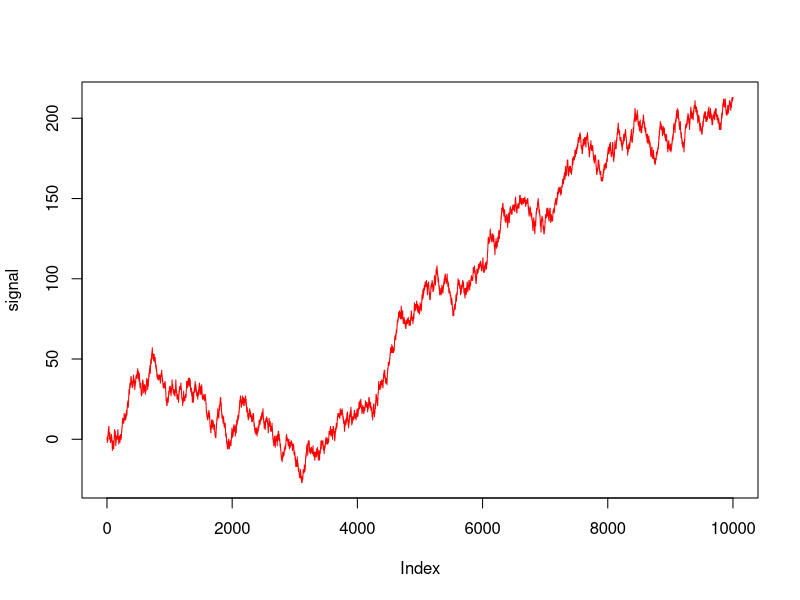
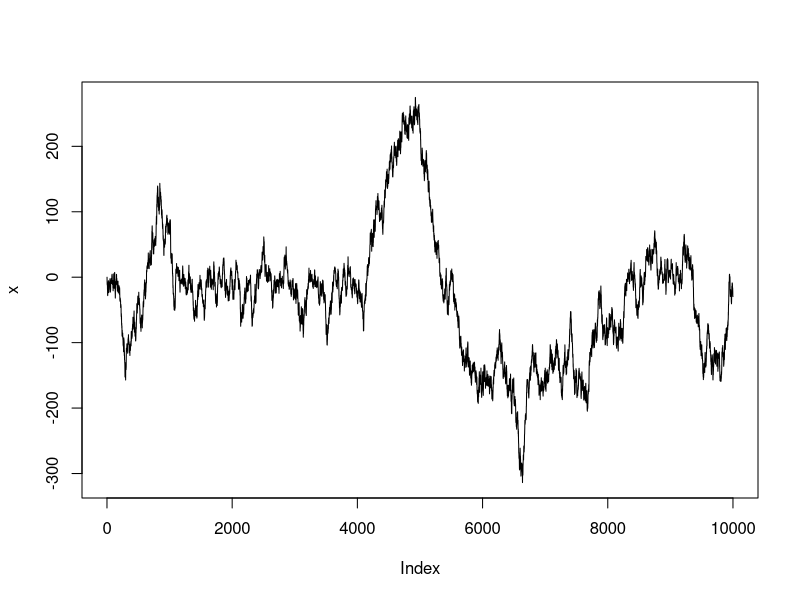
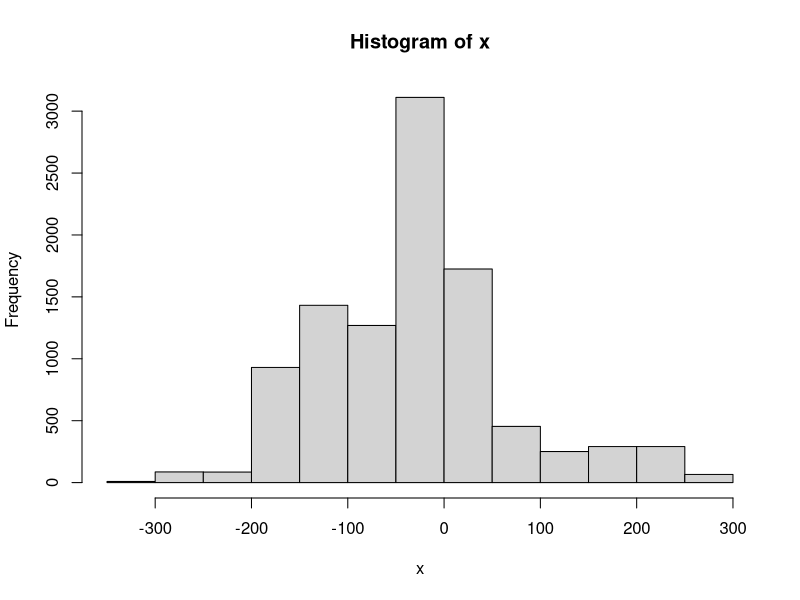
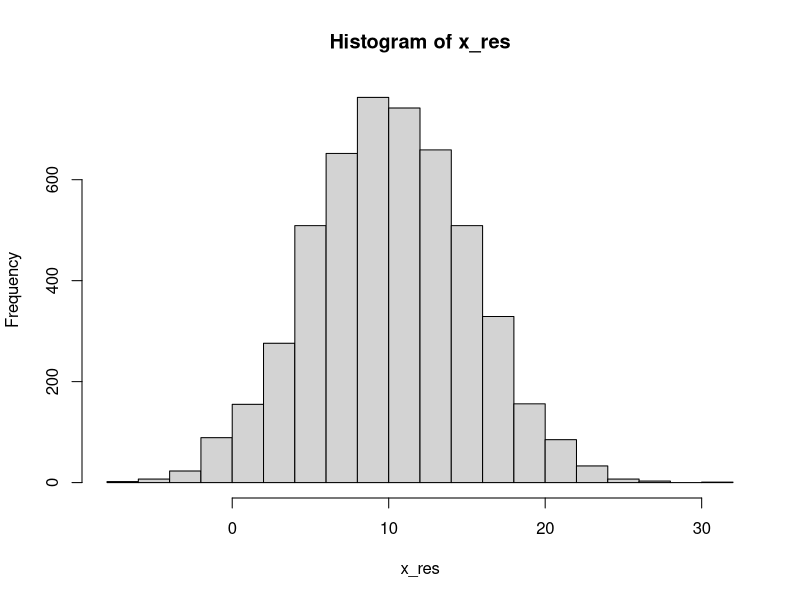
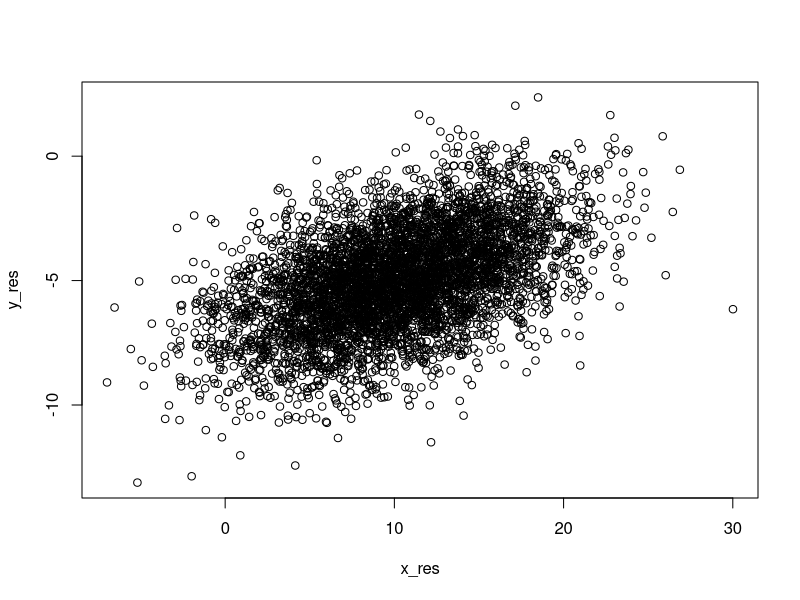
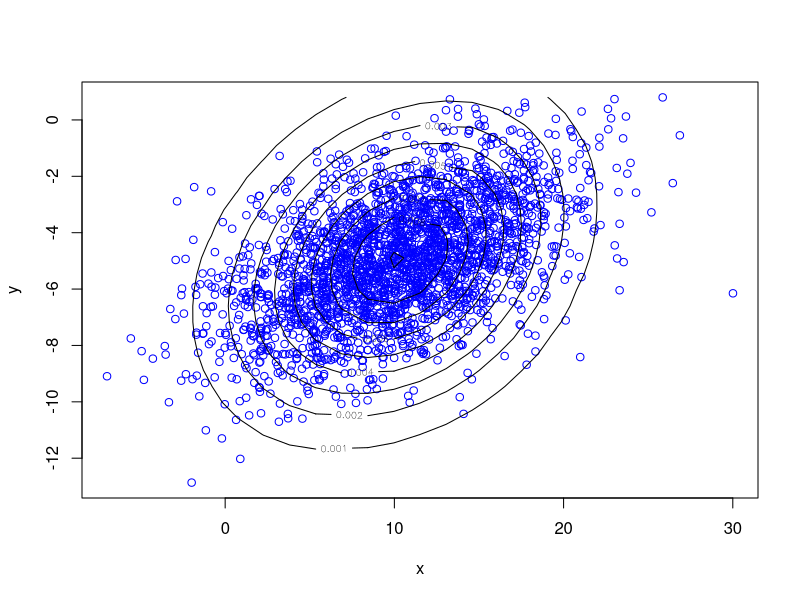

R code for these plots, in order:
#### Markov Chain ####
N = 10000
signal = vector(length = N)
signal[1] = 0
for(i in 2:N){
# random select one offset (from [-1,1]) to signal[i-1]
    signal[i] = signal[i-1] + sample(c(-1,1),1)
}
plot( signal,type = 'l',col = 'red')

#### MCMC ####
N = 10000
x = vector(length = N)
x[1] = 0

# uniform variable: u
u = runif(N)  
m_sd = 5  
freedom = 5  

for (i in 2:N){
    y = rnorm(1,mean = x[i-1],sd = m_sd)
    print(y)
    rt(1,df = freedom)
    p_accept = dnorm(x[i-1],mean = y,sd = abs(2*y+1)) / dnorm(y, mean = x[i-1],sd = abs(2*x[i-1]+1))
    # print (p_accept)
    
    if ((u[i] <= p_accept)){
        x[i] = y
        print("accept")
    } else {
        x[i] = x[i-1]
        print("reject")
    }
}  

plot(x,type = 'l')
dev.new()
hist(x)

#### Gibs Sampler ####
p_ygivenx <- function(x,m1,m2,s1,s2)
{
    return (rnorm(1,m2+rho*s2/s1*(x-m1),sqrt(1-rho^2)*s2 ))
}

p_xgiveny <- function(y,m1,m2,s1,s2)
{
    return 	(rnorm(1,m1+rho*s1/s2*(y-m2),sqrt(1-rho^2)*s1 ))
}


N = 5000
K = 20 #iteration in each sampling
x_res = vector(length = N)
y_res = vector(length = N)
m1 = 10; m2 = -5; s1 = 5; s2 = 2
rho = 0.5
y = m2

for (i in 1:N)
{
    x = p_xgiveny(y, m1,m2,s1,s2)
    y = p_ygivenx(x, m1,m2,s1,s2)
    # print(x)
    x_res[i] = x;
    y_res[i] = y;
}

hist(x_res,freq = 1)
dev.new()
plot(x_res,y_res)
library(MASS)
valid_range = seq(from = N/2, to = N, by = 1)
MVN.kdensity <- kde2d(x_res[valid_range], y_res[valid_range], h = 10)   #estimate kernel density
plot(x_res[valid_range], y_res[valid_range], col = "blue", xlab = "x", ylab = "y")
contour(MVN.kdensity, add = TRUE)   #2d norm distribution contour plot

#real distribution
# real = mvrnorm(N,c(m1,m2),diag(c(s1,s2)))
# dev.new()
# plot(real[1:N,1],real[1:N,2])


